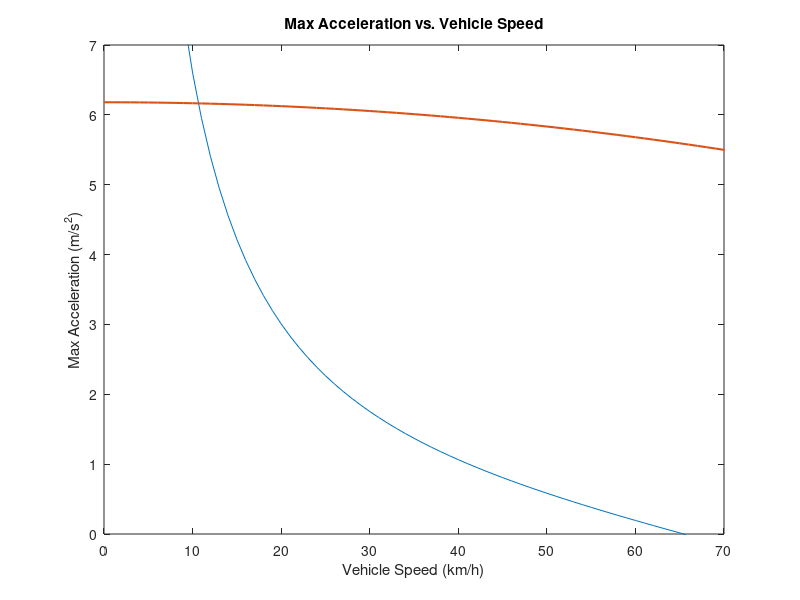

The MATLAB source for this figure: (Note: this script raises an error after producing the figure.)
% This code calculates the limits for the vehicle's max. acceleration and
% top speed

% Road 
mu_R = 0.05;
theta = 0*pi/180;
mu = 0.68; 

% Vehicle 
r = 0.3175;
m_c = 260;
m_d = 80;
m = m_c + m_d;
g = 9.81;
V = 0.01:1:75;

% Engine
P_e = 6714*ones(1,length(V)); % Max Engine Power

% Traction Force
F_tmaxeng = 3.6*(P_e./V); % Traction Engine Limited 
F_tmaxfr = mu*m*g*cos(theta); % Traction Friction Limited

% Aerodynamic
rho = 1.225;
A = 1;
C_D = 1;

% Rolling Load
F_r = mu_R*m*g*cos(theta);

% Drag Load
F_d = 0.5*rho*C_D*A*(V./3.6).^2; % Drag with maximum traction

% Grade Load
F_g = m*g*sin(theta);

% Net Force Eng Max
a_maxeng = (F_tmaxeng - F_d - F_g*ones(1,length(V)) - F_r*ones(1,length(V)))./m;

% Net Force Fric Max
a_maxfr = (F_tmaxfr - F_d - F_g*ones(1,length(V)) - F_r*ones(1,length(V)))./m;

% Acceleration Limits
plot(V,a_maxeng,V,a_maxfr,'LineWidth',1.5)
xlim([0 70]);
ylim([0 7]);
title('Max Acceleration vs. Vehicle Speed')
xlabel('Vehicle Speed (km/h)')
ylabel(['Max Acceleration (m/s^2)']) 
y1 = yline(6.2,'--','Max. Acceleration Limit');
x1 = xline(65,'--','Ideal Top Speed Limit');
x2 = xline(60,'--','Drivetrain Top Speed Limit');
x1.LabelVerticalAlignment = 'middle';
x2.LabelVerticalAlignment = 'middle';
y1.LabelHorizontalAlignment = 'center';
legend('Engine Limit','Friction Limit','Location','Southwest')